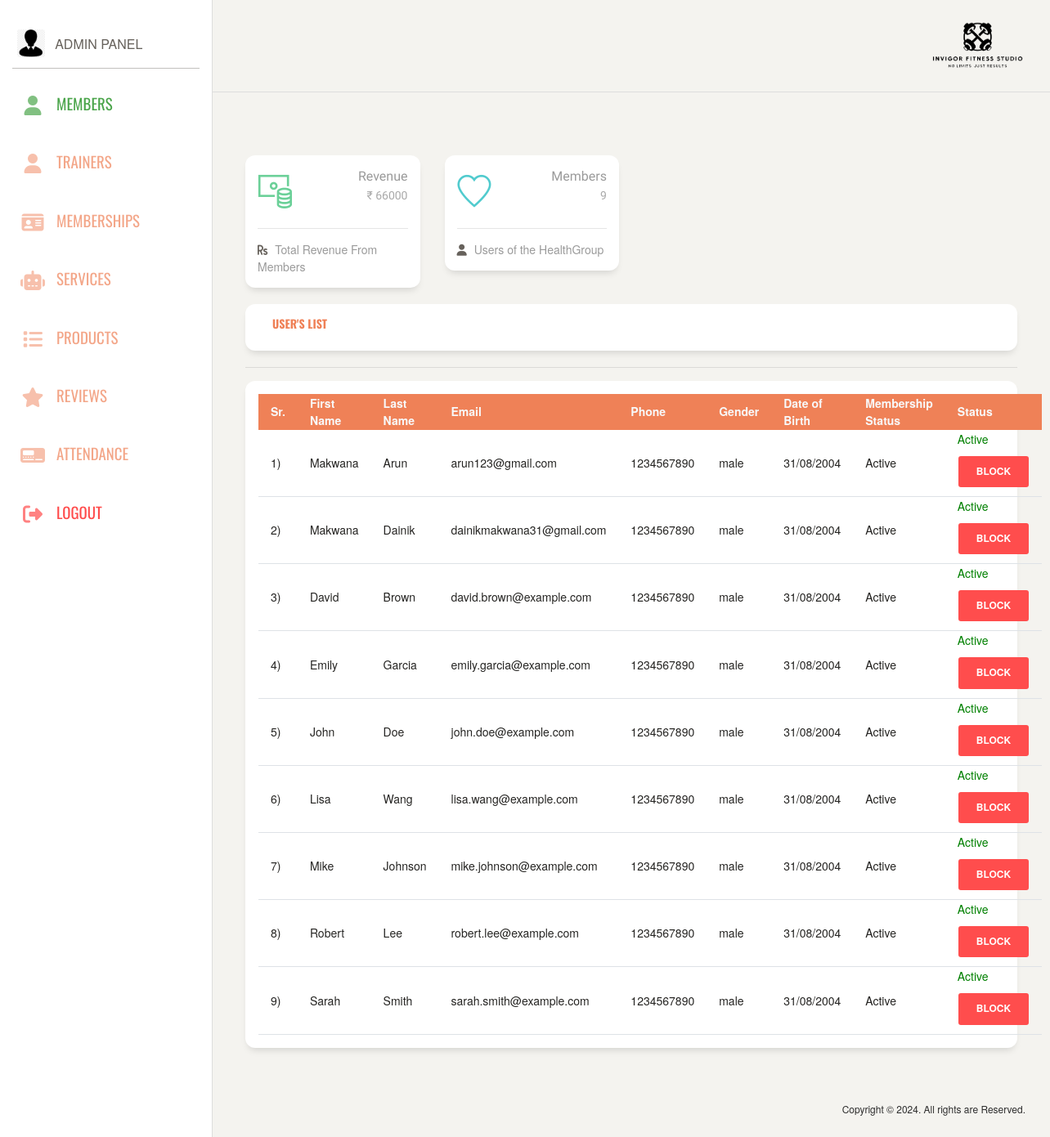
Page /admin_panel/index.php on the committed database.
### tables this page shows
CREATE TABLE `member` (
  `img` varchar(200) NOT NULL,
  `FirstName` varchar(50) NOT NULL,
  `LastName` varchar(50) NOT NULL,
  `email` varchar(50) NOT NULL,
  `password` varchar(10) NOT NULL,
  `phone` bigint(10) NOT NULL,
  `gender` varchar(10) DEFAULT NULL,
  `dob` date DEFAULT NULL,
  `address` varchar(400) NOT NULL,
  `MembershipStatus` enum('Active','Expired','Suspended','') NOT NULL DEFAULT 'Active',
  `JoinDate` date DEFAULT NULL,
  `status` enum('Active','Block','','') NOT NULL DEFAULT 'Active'
);

### admin_panel/index.php (the view, shortened to what this page needs)
<!DOCTYPE html>
<html lang="en">
<head>
  <?php include("C:/xampp/htdocs/php/IFS/admin_panel/links.php"); ?>
</head>
<body class="">
  <div class="wrapper ">
    <?php include(DRIVE_PATH . "/admin_panel/sidenav.php"); ?>
    <div class="main-panel">
      <?php include(DRIVE_PATH . "/admin_panel/header/header.php"); ?>
      <div class="content">
        <div class="row">
          <div class="col-lg-3 col-md-6 col-sm-6">
            <div class="card card-stats">
              <div class="card-body ">
                <div class="row">
                  <div class="col-5 col-md-4">
                    <div class="icon-big text-center icon-warning">
                      <i class="nc-icon nc-money-coins text-success"></i>
                    </div>
                  </div>
                  <div class="col-7 col-md-8">
                    <div class="numbers">
                      <p class="card-category">Revenue</p>
                      <?php
                      $membership = $conn->prepare("SELECT * FROM `membership`");
                      $membership->execute();
                      $membership = $membership->fetchAll();
                      $total = 0;
                      foreach ($membership as $mem) {
                        $total += $mem["membership_fee"];
                      }
                      ?>
                      <p class="card-title">&#8377; <?php echo $total; ?>
                    </div>
                  </div>
                </div>
              </div>
              <div class="card-footer ">
                <hr>
                <div class="stats">
                  <i class="fa-solid fa-rupee"></i>
                  Total Revenue From Members
                </div>
              </div>
            </div>
          </div>
          <div class="col-lg-3 col-md-6 col-sm-6">
            <div class="card card-stats">
              <div class="card-body ">
                <div class="row">
                  <div class="col-5 col-md-4">
                    <div class="icon-big text-center icon-warning">
                      <i class="nc-icon nc-favourite-28 text-primary"></i>
                    </div>
                  </div>
                  <div class="col-7 col-md-8">
                    <div class="numbers">
                      <p class="card-category">Members</p>
                      <?php
                      $members = $conn->prepare("SELECT * FROM `member`");
                      $members->execute();
                      $members = $members->fetchAll();
                      $total = 0;
                      foreach ($members as $m) {
                        $total++;
                      }
                      ?>
                      <p class="card-title"><?php echo $total; ?>
                    </div>
                  </div>
                </div>
              </div>
              <div class="card-footer ">
                <hr>
                <div class="stats">
                  <i class="fa-solid fa-user"></i>
                  Users of the HealthGroup
                </div>
              </div>
            </div>
          </div>
        </div>
        <div class="card">
          <div class="row">
            <h6 class="mx-5 py-3 text-danger">User's List</h6>
          </div>
        </div>
        <hr />
        <div class="card p-3">
          <table class="user-list">
            <thead class="bg-danger text-light">
              <tr>
                <th class="col-md-1">Sr.</th>
                <th class="col-md-1">First Name</th>
                <th class="col-md-1">Last Name</th>
                <th class="col-md-2">Email</th>
                <th class="col-md-1">Phone</th>
                <th class="col-md-1">Gender</th>
                <th class="col-md-1">Date of Birth</th>
                <th class="col-md-1">Membership Status</th>
                <th class="col-md-1">Status</th>
              </tr>
            </thead>
            <tbody>
              <?php
              $sel = $conn->prepare("SELECT * FROM `member`");
              $sel->execute();
              $sel = $sel->fetchAll();
              $i = 1;
              foreach ($sel as $r) { ?>
                <tr class="border-bottom">
                  <td class="col-md-1"><?php echo $i . ")"; ?></td>
                  <td class="col-md-1"><?php echo $r["FirstName"]; ?></td>
                  <td class="col-md-1"><?php echo $r["LastName"]; ?></td>
                  <td class="col-md-2"><?php echo $r["email"]; ?></td>
                  <td class="col-md-1"><?php if ($r["phone"] != 0) {
                                          echo $r["phone"];
                                        } else {
                                          echo "-";
                                        } ?></td>
                  <td class="col-md-1"><?php echo $r["gender"]; ?></td>
                  <td class="col-md-1"><?php $date = date("d/m/Y", strtotime($r["dob"]));
                                        echo ($date != "30/11/-0001") ? $date : "-"; ?></td>
                  <td class="col-md-1"><?php echo ($r["MembershipStatus"] != null) ? $r["MembershipStatus"] : "-"; ?></td>
                  <?php if ($r["status"] == "Active") { ?>
                    <td class="col-md-1 fw-bolder" style="color: green;"><?php echo $r["status"]; ?>&emsp;
                      <button class="btn block-user" style="background-color: #ff4d4d;" value="<?php echo $r["email"]; ?>">Block</button>
                    </td>
                  <?php } else { ?>
                    <td class="col-md-1 fw-bolder" style="color: red;"><?php echo $r["status"]; ?>&emsp;
                      <button class="btn btn-success active-user" value="<?php echo $r["email"]; ?>">Active</button>
                    </td>
                  <?php } ?>
                </tr>
              <?php $i++;
              } ?>
            </tbody>
          </table>
        </div>
      </div>
      <footer class="footer footer-black  footer-white ">
        <?php include(DRIVE_PATH . "/admin_panel/footer/footer.php"); ?>
      </footer>
    </div>
  </div>
</body>
</html>

### css/barfiller.css (style rules this page uses)
body { font-family: Arial; }

### css/style.css (style rules this page uses)
html, body { height: 100%; font-family: "Muli", sans-serif; -webkit-font-smoothing: antialiased; font-smoothing: antialiased; }
h1, h2, h3, h4, h5, h6 { margin: 0; color: #111111; font-weight: 400; font-family: "Oswald", sans-serif; }
h6 { font-size: 16px; }
p { font-size: 14px; font-family: "Muli", sans-serif; color: #a9a9a9; font-weight: 400; line-height: 24px; margin: 0 0 15px 0; }

### admin_panel/header/header.php (style rules this page uses)
.content { margin: 10rem auto 0 auto !important; padding: 30px 40px 20px 40px !important; }

### rows in the picture
member: FirstName "Makwana", LastName "Arun", email "arun123@gmail.com", phone "1234567890", gender "male", dob "31/08/2004", MembershipStatus "Active", status "Active"
member: FirstName "Makwana", LastName "Dainik", email "dainikmakwana31@gmail.com", phone "1234567890", gender "male", dob "31/08/2004", MembershipStatus "Active", status "Active"
member: FirstName "David", LastName "Brown", email "david.brown@example.com", phone "1234567890", gender "male", dob "31/08/2004", MembershipStatus "Active", status "Active"
member: FirstName "Emily", LastName "Garcia", email "emily.garcia@example.com", phone "1234567890", gender "male", dob "31/08/2004", MembershipStatus "Active", status "Active"
member: FirstName "John", LastName "Doe", email "john.doe@example.com", phone "1234567890", gender "male", dob "31/08/2004", MembershipStatus "Active", status "Active"
member: FirstName "Lisa", LastName "Wang", email "lisa.wang@example.com", phone "1234567890", gender "male", dob "31/08/2004", MembershipStatus "Active", status "Active"
member: FirstName "Mike", LastName "Johnson", email "mike.johnson@example.com", phone "1234567890", gender "male", dob "31/08/2004", MembershipStatus "Active", status "Active"
member: FirstName "Robert", LastName "Lee", email "robert.lee@example.com", phone "1234567890", gender "male", dob "31/08/2004", MembershipStatus "Active", status "Active"
member: FirstName "Sarah", LastName "Smith", email "sarah.smith@example.com", phone "1234567890", gender "male", dob "31/08/2004", MembershipStatus "Active", status "Active"

### other values in the picture
$total "66000"
$total "9"
